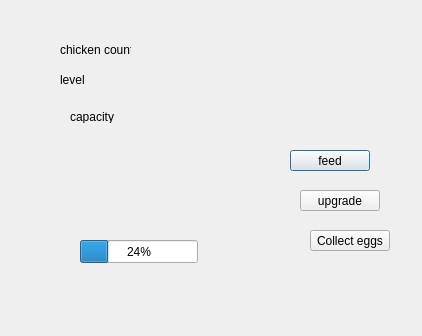
<?xml version="1.0" encoding="UTF-8"?>
<ui version="4.0">
 <class>checken_coop</class>
 <widget class="QDialog" name="checken_coop">
  <property name="geometry">
   <rect>
    <x>0</x>
    <y>0</y>
    <width>422</width>
    <height>336</height>
   </rect>
  </property>
  <property name="windowTitle">
   <string>Dialog</string>
  </property>
  <widget class="QPushButton" name="feed">
   <property name="geometry">
    <rect>
     <x>290</x>
     <y>150</y>
     <width>80</width>
     <height>21</height>
    </rect>
   </property>
   <property name="text">
    <string>feed</string>
   </property>
  </widget>
  <widget class="QPushButton" name="upgrade">
   <property name="geometry">
    <rect>
     <x>300</x>
     <y>190</y>
     <width>80</width>
     <height>21</height>
    </rect>
   </property>
   <property name="text">
    <string>upgrade</string>
   </property>
  </widget>
  <widget class="QPushButton" name="collecteggs">
   <property name="geometry">
    <rect>
     <x>310</x>
     <y>230</y>
     <width>80</width>
     <height>21</height>
    </rect>
   </property>
   <property name="text">
    <string>Collect eggs</string>
   </property>
  </widget>
  <widget class="QLabel" name="label">
   <property name="geometry">
    <rect>
     <x>60</x>
     <y>40</y>
     <width>71</width>
     <height>20</height>
    </rect>
   </property>
   <property name="text">
    <string>chicken count</string>
   </property>
  </widget>
  <widget class="QLabel" name="label_2">
   <property name="geometry">
    <rect>
     <x>60</x>
     <y>70</y>
     <width>61</width>
     <height>20</height>
    </rect>
   </property>
   <property name="text">
    <string>level</string>
   </property>
  </widget>
  <widget class="QLabel" name="label_3">
   <property name="geometry">
    <rect>
     <x>70</x>
     <y>110</y>
     <width>47</width>
     <height>13</height>
    </rect>
   </property>
   <property name="text">
    <string>capacity</string>
   </property>
  </widget>
  <widget class="QLabel" name="count">
   <property name="geometry">
    <rect>
     <x>150</x>
     <y>40</y>
     <width>47</width>
     <height>13</height>
    </rect>
   </property>
   <property name="text">
    <string/>
   </property>
  </widget>
  <widget class="QLabel" name="level">
   <property name="geometry">
    <rect>
     <x>150</x>
     <y>70</y>
     <width>47</width>
     <height>13</height>
    </rect>
   </property>
   <property name="text">
    <string/>
   </property>
  </widget>
  <widget class="QLabel" name="capacity">
   <property name="geometry">
    <rect>
     <x>150</x>
     <y>110</y>
     <width>47</width>
     <height>13</height>
    </rect>
   </property>
   <property name="text">
    <string/>
   </property>
  </widget>
  <widget class="QProgressBar" name="chicken_pro">
   <property name="geometry">
    <rect>
     <x>80</x>
     <y>240</y>
     <width>118</width>
     <height>23</height>
    </rect>
   </property>
   <property name="value">
    <number>24</number>
   </property>
  </widget>
 </widget>
 <resources/>
 <connections/>
</ui>
